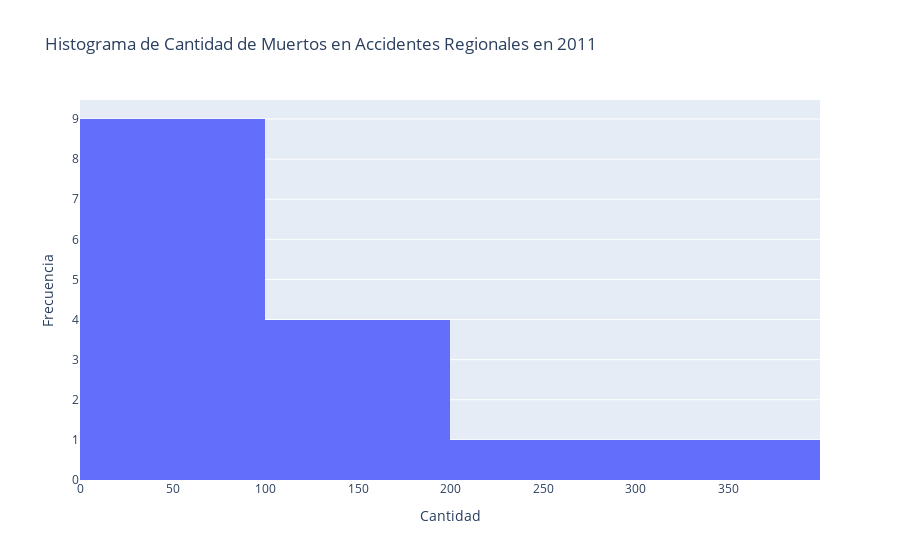

Here is the notebook cell this chart was saved with:
### Code cell
# Crear el histograma
fig = go.Figure(data=[go.Histogram(x=afect2011['Cantidad'])])

# Actualizar el diseño del gráfico
fig.update_layout(
    title='Histograma de Cantidad de Muertos en Accidentes Regionales en 2011',
    xaxis=dict(title='Cantidad'),
    yaxis=dict(title='Frecuencia')
)

# Mostrar el gráfico
fig.show()

### Figure 1 — Plotly figure (JSON) as saved in the notebook; plotly's stock layout.template omitted (floating-point values rounded to 4 significant figures)
{"data": [{"type": "histogram", "x": [33, 56, 87, 53, 73, 151, 135, 148, 205, 109, 40, 85, 16, 22, 360]}], "layout": {"title": {"text": "Histograma de Cantidad de Muertos en Accidentes Regionales en 2011"}, "xaxis": {"title": {"text": "Cantidad"}}, "yaxis": {"title": {"text": "Frecuencia"}}}}
